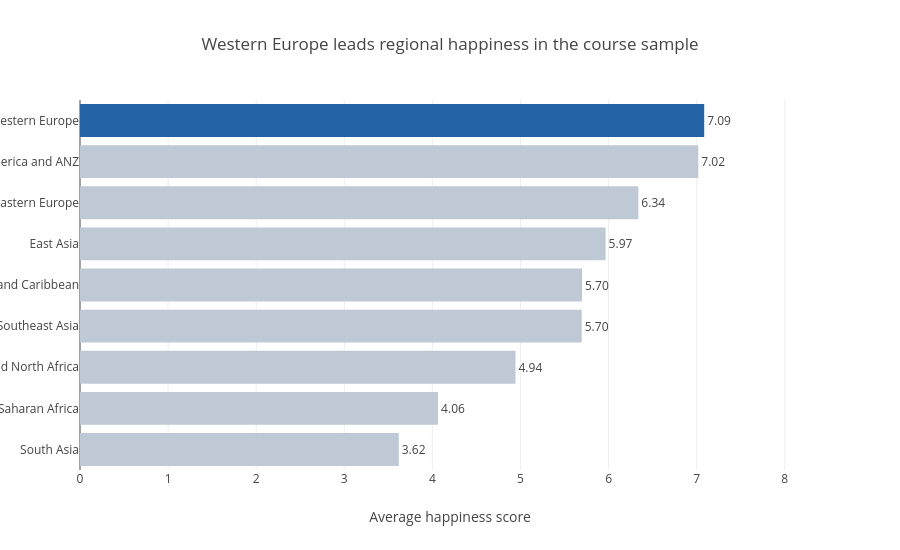

Notebook cell for this chart:
### Markdown cell above
---
## Task 1 — Regional Comparison Bar Chart

**What to build:** A horizontal bar chart showing the **average happiness score by region**, sorted from highest to lowest.

**Requirements:**
- Horizontal orientation (category names are long)
- Sorted by score, descending (so the happiest region is at the top)
- Zero baseline on x-axis
- At least one design choice that goes beyond the Plotly default (colour, annotation, labels, etc.)
- An insight title that answers: *which region stands out and why does it matter?*

**Hint:** Use `df.groupby('Region')['Happiness_Score'].mean()` to compute the averages.

### Code cell
# Task 1: Regional comparison — calculate the mean score for each region.
region_avg = (df.groupby('Region', as_index=False)['Happiness_Score']
              .mean()
              .sort_values('Happiness_Score'))  # Last category appears on top.

top_region = region_avg.iloc[-1]
bottom_region = region_avg.iloc[0]
region_gap = top_region['Happiness_Score'] - bottom_region['Happiness_Score']

# Highlight the highest-scoring region and show values on all bars.
region_avg['Emphasis'] = np.where(region_avg['Region'] == top_region['Region'],
                                  'Highest region', 'Other regions')
region_avg['Score_Label'] = region_avg['Happiness_Score'].map(lambda v: f'{v:.2f}')

fig1 = px.bar(
    region_avg, x='Happiness_Score', y='Region', orientation='h',
    color='Emphasis',
    color_discrete_map={'Highest region': '#2463A6', 'Other regions': '#BFC9D5'},
    text='Score_Label',
    title=(f'{top_region["Region"]} leads; {bottom_region["Region"]} '
           f'trails by {region_gap:.1f} happiness points'),
    labels={'Happiness_Score': 'Average happiness score (0–10)', 'Region': ''},
    template='plotly_white', height=550
)
fig1.update_traces(textposition='outside', cliponaxis=False,
                   hovertemplate='%{y}: %{x:.2f}<extra></extra>')
fig1.update_xaxes(range=[0, 8.4], dtick=1, showline=True, linewidth=1,
                  linecolor='#808A99', gridcolor='#EBEFF4', zeroline=True)
fig1.update_yaxes(title=None, showgrid=False)
fig1.update_layout(showlegend=False, font=dict(family='Arial', size=13),
                   title_x=0, margin=dict(l=190, r=65, t=90, b=65),
                   paper_bgcolor='white', plot_bgcolor='white')
fig1.show()

print(f'Region averages: {top_region["Region"]} {top_region["Happiness_Score"]:.2f}; '
      f'{bottom_region["Region"]} {bottom_region["Happiness_Score"]:.2f}.')

### Figure 1 — Plotly figure (JSON) as saved in the notebook; plotly's stock layout.template omitted (floating-point values rounded to 4 significant figures)
{"data": [{"type": "bar", "orientation": "h", "x": [3.618], "y": ["South Asia"], "marker": {"color": "#BFC9D5"}, "showlegend": false, "text": ["3.62"], "textposition": "outside"}, {"type": "bar", "orientation": "h", "x": [4.065], "y": ["Sub-Saharan Africa"], "marker": {"color": "#BFC9D5"}, "showlegend": false, "text": ["4.06"], "textposition": "outside"}, {"type": "bar", "orientation": "h", "x": [4.943], "y": ["Middle East and North Africa"], "marker": {"color": "#BFC9D5"}, "showlegend": false, "text": ["4.94"], "textposition": "outside"}, {"type": "bar", "orientation": "h", "x": [5.695], "y": ["Southeast Asia"], "marker": {"color": "#BFC9D5"}, "showlegend": false, "text": ["5.70"], "textposition": "outside"}, {"type": "bar", "orientation": "h", "x": [5.699], "y": ["Latin America and Caribbean"], "marker": {"color": "#BFC9D5"}, "showlegend": false, "text": ["5.70"], "textposition": "outside"}, {"type": "bar", "orientation": "h", "x": [5.966], "y": ["East Asia"], "marker": {"color": "#BFC9D5"}, "showlegend": false, "text": ["5.97"], "textposition": "outside"}, {"type": "bar", "orientation": "h", "x": [6.338], "y": ["Central and Eastern Europe"], "marker": {"color": "#BFC9D5"}, "showlegend": false, "text": ["6.34"], "textposition": "outside"}, {"type": "bar", "orientation": "h", "x": [7.018], "y": ["North America and ANZ"], "marker": {"color": "#BFC9D5"}, "showlegend": false, "text": ["7.02"], "textposition": "outside"}, {"type": "bar", "orientation": "h", "x": [7.086], "y": ["Western Europe"], "marker": {"color": "#2463A6"}, "showlegend": false, "text": ["7.09"], "textposition": "outside"}], "layout": {"title": {"text": "Western Europe leads regional happiness in the course sample"}, "xaxis": {"title": {"text": "Average happiness score"}, "range": [0, 8.4]}, "yaxis": {"title": {"text": ""}}, "height": 550}}
